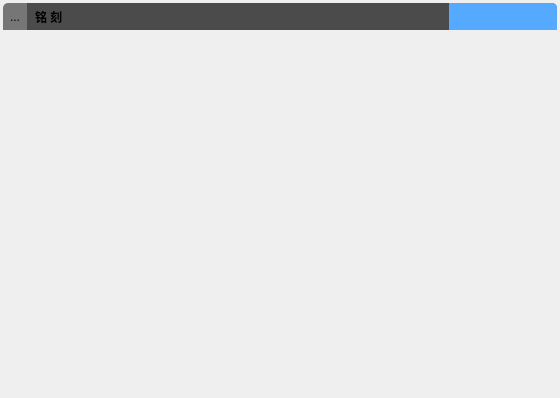
<?xml version="1.0" encoding="UTF-8"?>
<ui version="4.0">
 <class>FramelessWindow</class>
 <widget class="QWidget" name="FramelessWindow">
  <property name="geometry">
   <rect>
    <x>0</x>
    <y>0</y>
    <width>560</width>
    <height>398</height>
   </rect>
  </property>
  <property name="windowTitle">
   <string/>
  </property>
  <property name="autoFillBackground">
   <bool>false</bool>
  </property>
  <layout class="QVBoxLayout" name="verticalLayout_2">
   <property name="spacing">
    <number>3</number>
   </property>
   <property name="leftMargin">
    <number>3</number>
   </property>
   <property name="topMargin">
    <number>3</number>
   </property>
   <property name="rightMargin">
    <number>3</number>
   </property>
   <property name="bottomMargin">
    <number>3</number>
   </property>
   <item>
    <widget class="QWidget" name="windowFrame" native="true">
     <property name="autoFillBackground">
      <bool>false</bool>
     </property>
     <property name="styleSheet">
      <string notr="true">#windowFrame{ border-radius:5px 5px 5px 5px;


}
</string>
     </property>
     <layout class="QVBoxLayout" name="verticalLayout">
      <property name="spacing">
       <number>0</number>
      </property>
      <property name="leftMargin">
       <number>0</number>
      </property>
      <property name="topMargin">
       <number>0</number>
      </property>
      <property name="rightMargin">
       <number>0</number>
      </property>
      <property name="bottomMargin">
       <number>0</number>
      </property>
      <item>
       <widget class="WindowDragger" name="windowTitlebar" native="true">
        <property name="sizePolicy">
         <sizepolicy hsizetype="Preferred" vsizetype="Fixed">
          <horstretch>0</horstretch>
          <verstretch>0</verstretch>
         </sizepolicy>
        </property>
        <property name="minimumSize">
         <size>
          <width>0</width>
          <height>0</height>
         </size>
        </property>
        <property name="layoutDirection">
         <enum>Qt::LeftToRight</enum>
        </property>
        <property name="autoFillBackground">
         <bool>false</bool>
        </property>
        <property name="styleSheet">
         <string notr="true">

#windowTitlebar{
background-color: rgb(85, 170, 255);
border: 0px none palette(base);
 border-top-left-radius:5px;
 border-top-right-radius:5px;
 background-color:palette(shadow); 
height:20px;}</string>
        </property>
        <layout class="QHBoxLayout" name="horizontalLayout">
         <property name="spacing">
          <number>0</number>
         </property>
         <property name="leftMargin">
          <number>0</number>
         </property>
         <property name="topMargin">
          <number>0</number>
         </property>
         <property name="rightMargin">
          <number>0</number>
         </property>
         <property name="bottomMargin">
          <number>0</number>
         </property>
         <item>
          <widget class="QToolButton" name="toolButton">
           <property name="text">
            <string>...</string>
           </property>
           <property name="icon">
            <iconset resource="framelesswindow.qrc">
             <normaloff>:/button_Ima/icon_window_close.png</normaloff>:/button_Ima/icon_window_close.png</iconset>
           </property>
           <property name="autoRaise">
            <bool>true</bool>
           </property>
          </widget>
         </item>
         <item>
          <widget class="QLabel" name="titleText">
           <property name="font">
            <font>
             <weight>75</weight>
             <bold>true</bold>
            </font>
           </property>
           <property name="styleSheet">
            <string notr="true">padding-left:5px;
background-color:rgb(75, 75, 75);
</string>
           </property>
           <property name="text">
            <string>铭 刻</string>
           </property>
           <property name="alignment">
            <set>Qt::AlignLeading|Qt::AlignLeft|Qt::AlignVCenter</set>
           </property>
          </widget>
         </item>
         <item>
          <widget class="QToolButton" name="minimizeButton">
           <property name="font">
            <font>
             <weight>75</weight>
             <bold>true</bold>
            </font>
           </property>
           <property name="styleSheet">
            <string notr="true">#minimizeButton{
background-color: rgb(85, 170, 255);
border-radius:0px;
  border:none;
  width:16px;
  height:16px;
  padding:4px;
	image: url(:/button_Ima/icon_window_minimize.png);
}

#minimizeButton:pressed{
  background-color:palette(highlight);
}</string>
           </property>
           <property name="text">
            <string/>
           </property>
          </widget>
         </item>
         <item>
          <widget class="QToolButton" name="restoreButton">
           <property name="styleSheet">
            <string notr="true">#restoreButton{
background-color: rgb(85, 170, 255);
border-radius:0px;
  border:none;
  width:16px;
  height:16px;
  padding:4px;
	image: url(:/button_Ima/icon_window_restore.png);
}

#restoreButton:pressed{
  background-color:palette(highlight);
}</string>
           </property>
           <property name="text">
            <string/>
           </property>
          </widget>
         </item>
         <item>
          <widget class="QToolButton" name="maximizeButton">
           <property name="styleSheet">
            <string notr="true">#maximizeButton{
background-color: rgb(85, 170, 255);
border-radius:0px;
  border:none;
  width:16px;
  height:16px;
  padding:4px;
	image: url(:/button_Ima/icon_window_maximize.png);
}

#maximizeButton:pressed{
  background-color:palette(highlight);
}</string>
           </property>
           <property name="text">
            <string/>
           </property>
          </widget>
         </item>
         <item>
          <widget class="QToolButton" name="closeButton">
           <property name="font">
            <font>
             <weight>75</weight>
             <bold>true</bold>
            </font>
           </property>
           <property name="styleSheet">
            <string notr="true">#closeButton{
background-color: rgb(85, 170, 255);
border-radius:0px;
  border:none;
  width:16px;
  height:16px;
  padding:4px;
	image: url(:/button_Ima/icon_window_close.png);
  border-top-right-radius: 5px;
}

#closeButton:pressed{
  background-color:palette(highlight);
}</string>
           </property>
          </widget>
         </item>
        </layout>
       </widget>
      </item>
      <item>
       <widget class="QWidget" name="windowContent" native="true">
        <property name="whatsThis">
         <string>#windowContent{
  border: 0px none palette(base);
  border-radius:0px 0px 5px 5px;
}</string>
        </property>
        <property name="autoFillBackground">
         <bool>false</bool>
        </property>
        <property name="styleSheet">
         <string notr="true">#windowContent{
  border: 0px none palette(base);
  border-radius:0px 0px 50px 50px;

}</string>
        </property>
       </widget>
      </item>
     </layout>
    </widget>
   </item>
  </layout>
 </widget>
 <layoutdefault spacing="6" margin="11"/>
 <customwidgets>
  <customwidget>
   <class>WindowDragger</class>
   <extends>QWidget</extends>
   <header>windowdragger.h</header>
   <container>1</container>
  </customwidget>
 </customwidgets>
 <resources>
  <include location="framelesswindow.qrc"/>
 </resources>
 <connections/>
</ui>
